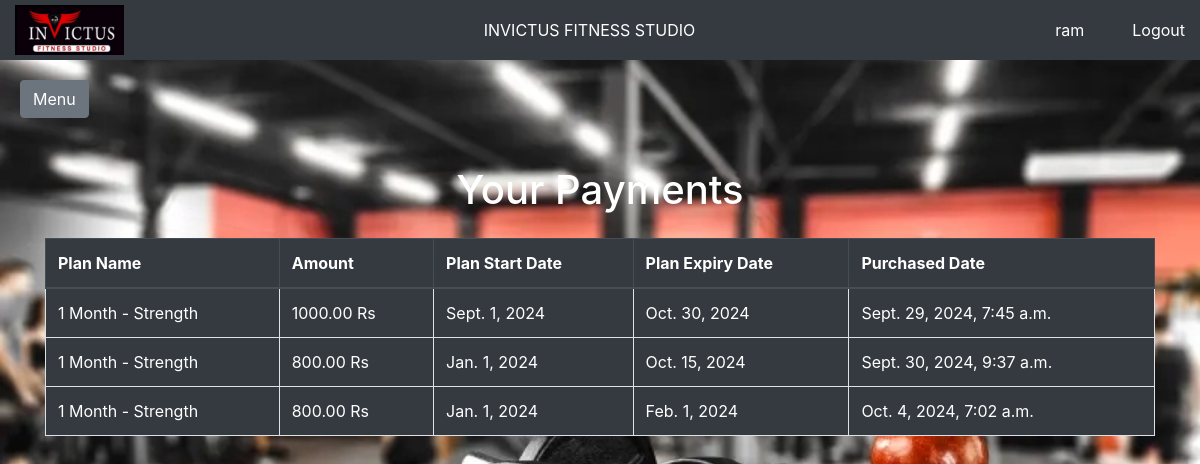
The app's page /payment_list/ (signed in) with its own data.
### memberships/models.py (models this page shows, shortened)
class Payment(models.Model):
    user = models.ForeignKey(User, on_delete=models.CASCADE)
    plan = models.ForeignKey(Plan, on_delete=models.CASCADE)
    amount = models.DecimalField(max_digits=10, decimal_places=2)
    payment_date = models.DateTimeField(auto_now_add=True)
    start_date = models.DateField()
    expiry_date = models.DateField()

class Plan(models.Model):
    name = models.CharField(max_length=100)
    description = models.TextField()
    price = models.DecimalField(max_digits=10, decimal_places=2)
    duration = models.IntegerField(help_text="Duration in months")

### memberships/views.py (the view)
# urls.py: path('payment_list/', views.payment_list, name='payment_list'),
@login_required
def payment_list(request):
    payments = Payment.objects.filter(user=request.user)
    return render(request, 'memberships/payment_list.html', {'payments': payments})

### main/templates/memberships/payment_list.html
{% extends "base.html" %}
{% block content %}
<div class="container mt-5">
    <h1 class="text-center mb-4 text-white">Your Payments</h1>
    <table class="table table-bordered table-hover">
        <thead class="thead-dark">
            <tr>
                <th>Plan Name</th>
                <th>Amount</th>
                <th>Plan Start Date</th>
                <th>Plan Expiry Date</th>
                <th>Purchased Date</th>
            </tr>
        </thead>
        <tbody>
            {% for payment in payments %}
            <tr class="text-white bg-dark">
                <td>{{ payment.plan.name }}</td>
                <td>{{ payment.amount }} Rs</td>
                <td>{{ payment.start_date }}</td>
                <td>{{ payment.expiry_date }}</td>
                <td>{{ payment.payment_date }}</td>
            </tr>
            {% endfor %}
        </tbody>
    </table>
</div>
{% endblock %}

### main/templates/base.html (shortened to what this page needs)
<!DOCTYPE html>
<html>
  <head>
    <link
      href="https://stackpath.bootstrapcdn.com/bootstrap/4.5.2/css/bootstrap.min.css"
      rel="stylesheet"
    />
    {% load static %}
    <link rel="stylesheet" type="text/css" href="{% static 'css/main.css' %}" />
  </head>
  <body>
    <div class="header">
      <a href="{% url 'home' %}">
        <img
          src="{% static 'images/gms_logo.png' %}"
          alt="Logo"
        />
      </a>
      <div class="center">INVICTUS FITNESS STUDIO</div>
      <div class="text-white mr-5">{{user.username}}</div>
      <a href="/" class="text-white">Logout</a>
    </div>
    <div class="content" id="content">
      <button
        class="btn btn-secondary"
        id="sidebarCollapse"
        style="margin-top: 60px"
      >
        Menu
      </button>
      {% block content %} {% endblock %}
    </div>
  </body>
</html>

### main/static/css/main.css (style rules this page uses)
.header { height: 60px; background-color: #343a40; color: #ffffff; text-align: center; position: fixed; width: 100%; top: 0; z-index: 1000; display: flex; align-items: center; justify-content: space-between; padding: 0 15px; }
.header img { height: 50px; }
.header .center { flex-grow: 1; text-align: center; }
.content { padding: 20px; }
.content { margin-left: 0; padding: 20px; transition: margin-left 0.3s ease; }

### records on screen
Payment: plan.name "1 Month - Strength", amount "1000.00", start_date "Sept. 1, 2024", expiry_date "Oct. 30, 2024", payment_date "Sept. 29, 2024, 7:45 a.m."
Payment: plan.name "1 Month - Strength", amount "800.00", start_date "Jan. 1, 2024", expiry_date "Oct. 15, 2024", payment_date "Sept. 30, 2024, 9:37 a.m."
Payment: plan.name "1 Month - Strength", amount "800.00", start_date "Jan. 1, 2024", expiry_date "Feb. 1, 2024", payment_date "Oct. 4, 2024, 7:02 a.m."

### other values on screen
{{ user.username }} "ram"
